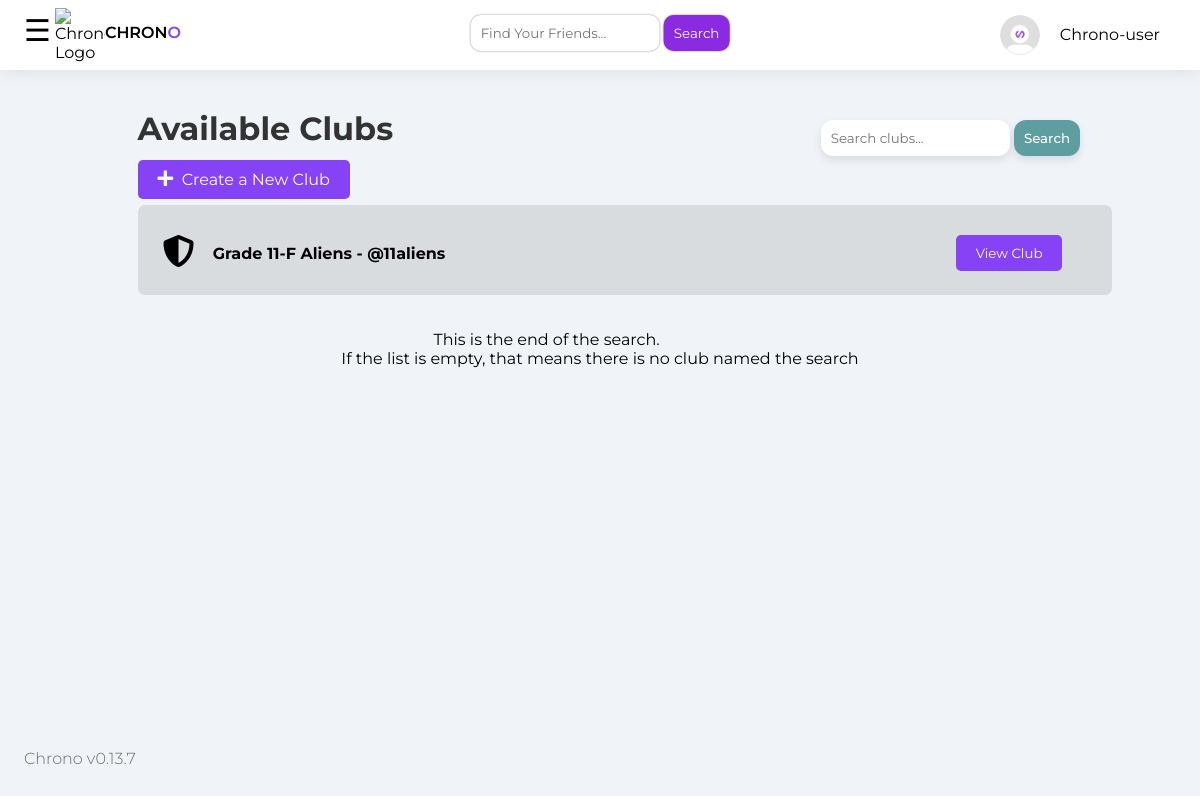
Screenshot of /clubs (signed in) with the database file from the repository.
### app.py (models this page shows)
class User(UserMixin, db.Model):
    id = db.Column(db.Integer, primary_key=True)
    username = db.Column(db.String(150), unique=True, nullable=False)
    email = db.Column(db.String(150), unique=True, nullable=False)
    password = db.Column(db.String(150), nullable=False)
    xp_count = db.Column(db.Integer, default=0)
    birthdate = db.Column(db.Date, nullable=False)
    display_name = db.Column(db.String(150), default='Chrono-user ')
    bio = db.Column(db.Text)
    youtube = db.Column(db.Text, nullable=False, default="N/A")
    facebook = db.Column(db.Text, nullable=False, default="N/A")
    twitter = db.Column(db.Text, nullable=False, default="N/A")
    insta = db.Column(db.Text, nullable=False, default="N/A")
    tiktok = db.Column(db.Text, nullable=False, default="N/A")
    level = db.Column(db.Integer, default=0)
    profile_image = db.Column(db.String(150), nullable=True, default='Default.png')
    club_id = db.Column(db.Integer, db.ForeignKey('club.id'))
    league = db.Column(db.String(80), nullable=False, default='Tantalum')
    yt_badge = db.Column(db.Boolean, default=False)
    account_type = db.Column(db.Text, default='Free')
    club_name = db.Column(db.String(150))
    club = db.relationship('Club', backref=db.backref('members', lazy=True), foreign_keys=[club_id])
    followers = db.relationship('Follow', foreign_keys=[Follow.followed_id],
                                backref=db.backref('followed', lazy='joined'),
                                lazy='dynamic',
                                cascade='all, delete-orphan')
    following = db.relationship('Follow', foreign_keys=[Follow.follower_id],
                                backref=db.backref('follower', lazy='joined'),
                                lazy='dynamic',
                                cascade='all, delete-orphan')

class Club(db.Model):
    id = db.Column(db.Integer, primary_key=True)  # Unique ID for each club
    name = db.Column(db.String(100), nullable=False)  # Club name
    description = db.Column(db.Text)  # Club description
    created_at = db.Column(db.DateTime, default=datetime.utcnow)  # When the club was created
    codename = db.Column(db.String(50), unique=True, nullable=False)
    creator_id = db.Column(db.Integer, db.ForeignKey('user.id'))
    other_user_id = db.Column(db.Integer, db.ForeignKey('user.id'))  # Another foreign key
    creator = db.relationship('User', foreign_keys=[creator_id])
    other_user = db.relationship('User', foreign_keys=[other_user_id])

### app.py (the view)
@clubs_bp.route('/clubs', methods=['GET'])
def list_clubs():
    clubs = Club.query.all()
    query = request.args.get('q', '')
    if query:
        clubs = Club.query.filter(Club.name.ilike(f'%{query}%')).all()
    else:
        clubs = Club.query.all()
    return render_template('clubs/list.html', clubs=clubs)

### app.py (called while the page is built)
@login_manager.user_loader
def load_user(user_id):
    return User.query.get(int(user_id))

### templates/clubs/list.html (shortened to what this page needs)
<!DOCTYPE html>
<html lang="en">
<head>
    <link rel="stylesheet" href="{{ url_for('static', filename='css/ss.css') }}">
    <link rel="stylesheet" href="{{ url_for('static', filename='css/uni.css') }}">
    <link rel="stylesheet" href="{{ url_for('static', filename='css/stylesdashboard.css') }}">
    <link rel="stylesheet" href="https://cdnjs.cloudflare.com/ajax/libs/font-awesome/5.15.4/css/all.min.css">
</head>
<body>
{% if current_user.is_authenticated %}
<div class="booty">
    <nav class="navbar">
    <div id="mySidenav" class="sidenav">
        <div class="nbutton">
            <p style="font-weight: 300; color: rgb(107, 105, 105); position: fixed; left: 2%; bottom: 2%; ">Chrono v0.13.7</p>
        </div>
    </div>
      <div class="logo-container">
        <span style="float: left; font-size:30px;cursor:pointer; padding: 4px;" onclick="openNav()">&#9776 </span>
        <img src="https://i.ibb.co/YBxkyWP/Chrono.png" alt="Chrono Logo" style="float: left;"> <p style="color: black; float: left; font-weight: 550; margin-top: 15px;"> CHRON</p><p style="color: #8642f5;float: right; font-weight: 550; margin-top: 15px;">O</p>
      </div>
    <div class="profile">
        <form class="searchu" action="{{ url_for('search.search_users') }}" method="GET">
            <input class="findfriends" type="text" name="query" placeholder="Find Your Friends...">
            <button class="findfrbtn" type="submit">Search</button>
        </form>
       <div class="click">
<img src="{{ url_for('static', filename='uploads/' + current_user.profile_image) }}" alt="Profile Picture" class="profile-pic">
<span class="profile-name">{{current_user.display_name or current_user.username}}</span>
    </div>
</div>
</nav>
    <div class="container">
    <h1>Available Clubs</h1>
    <form class="csearch" action="{{ url_for('clubs.list_clubs') }}" method="GET">
        <input class="cshold" type="text" name="q" placeholder="Search clubs...">
        <button class="csbutton" type="submit">Search</button>
    </form>
    <a class="acbtn" href="{{ url_for('clubs.create_club') }}"><i class="fas fa-plus"></i>&nbsp; Create a New Club</a>
    <ul>
        {% for club in clubs %}
        <li class="flwr">
            <i style="float: left;" class="fas fa-shield-alt fa-2x"></i><h4 style="float: left;">&nbsp;&nbsp;&nbsp; {{ club.name }} - {{ club.codename }}</h4><br>
        </li>
        <button class="flwrbtn" onclick="window.location.href='/clubs/{{club.id}}'">View Club</button>
        <br>
        {% endfor %}
    </ul>
    <p style="text-align: center;">This is the end of the search.<br>If the list is empty, that means there is no club named the search</p>
{% else %}
Login
{% endif %}
</div>
</body>
</html>

### static/css/ss.css (style rules this page uses)
.container { margin: 0% 10%; font-family: 'Montserrat', sans-serif; }
.flwr { width: 100%; text-decoration: none; color: black; font-weight: 525; padding: 30px 25px; background-color: #d9dcdf; border-radius: 7px; height: 30px; border-bottom: none; }
.flwr h4 { position: relative; top: -12.5px; }
.flwrbtn { float: right; position: relative; top: -60px; text-decoration: none; padding: 10px 20px; background-color: #8642f5; border: none; border-radius: 5px; color: white; font-family: 'Montserrat',sans-serif; }
li { list-style-type: none; background-color: aqua; height: 30px; }
.csearch { position: absolute; top: 15%; right: 10%; }
.cshold { padding: 10px; font-family: 'Montserrat', sans-serif; border-radius: 12px; border: none; box-shadow: 0 4px 9px rgba(0, 0, 0, 0.1); }
.csbutton { padding: 10px; background-color: cadetblue; font-family: 'Montserrat', sans-serif; border-radius: 12px; font-weight: 500; color: white; border: none; box-shadow: 0 4px 9px rgba(0, 0, 0, 0.1); }
.acbtn { text-decoration: none; padding: 10px 20px; background-color: #8642f5; border: none; border-radius: 5px; color: white; }

### static/css/uni.css (style rules this page uses)
button { font-family: 'Montserrat', sans-serif; }
body { font-family: "Montserrat", sans-serif; background-color: #f0f4f8; margin: 0; padding: 0; transition: background-color .5s; display: flex; flex-wrap: wrap; max-width: 100%; overflow-x: hidden; }
.booty { width: 100%; box-sizing: border-box; font-family: "Montserrat", sans-serif; }
.navbar { display: flex; flex-wrap: wrap; width: 100%; justify-content: space-between; align-items: center; padding: 5px 20px; background-color: #ffffff; box-shadow: 0 0 18px rgba(0, 0, 0, 0.1); box-sizing: border-box; }
.profile { float: right; padding: 10px; cursor: pointer; vertical-align: middle; }
.profile-pic { width: 40px; height: 40px; float: left; border-radius: 50%; }
.profile-name { margin-left: 10px; float: right; display: block; padding: 10px; }
.logo-container img { width: 50px; }
.sidenav { height: 100%; width: 0; position: fixed; z-index: 1; top: 0; left: 0; background-color: #f8f7f7; overflow-x: hidden; transition: 0.5s; padding-top: 60px; }
.searchu { float: left; position: absolute; top: 15px; left: 50%; transform: translateX(-50%); }
.findfriends { border-width: 0; border-radius: 10px; box-shadow: 0px 0px 2px 0px rgba(0, 0, 0, 0.5); padding: 10px; font-family: 'Montserrat', sans-serif; }
.findfrbtn { padding: 10px; background-color: blueviolet; color: white; border-width: 0; border-radius: 10px; box-shadow: 0px 0px 2px 0px rgba(0, 0, 0, 0.5); font-family: 'Montserrat', sans-serif; }
.fas { font-size: large; }

### static/css/stylesdashboard.css (style rules this page uses)
.container { padding: 1.4641288433382137628111273792094%; box-sizing: border-box; }
h1 { color: #333; }
ul { list-style: none; padding: 0; }
li { padding: 10px 0; border-bottom: 1px solid #ff0000; }

### rows the page displays
User: profile_image (placeholder picture), display_name "Chrono-user"
Club: name "Grade 11-F Aliens", codename "@11aliens"
